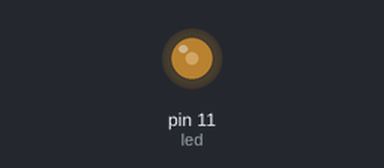
The sketch below on a simulated Arduino Uno, built with avr-gcc and run on an emulated ATmega328P. On the bench: output pins drawn as LEDs (lit = HIGH). What the sketch prints to the serial monitor is not drawn.

Above: at 0.1 s.
Timing chart, 0 to 1.6 s (numbered marks = the images above):
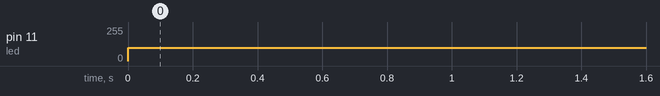

Measured:
- by itself, pin 11 (led): 0/255 → 100/255 at 0.00 s

The sketch:

CodigoArduino.ino
```cpp
int ler = 0;
int led = 11;


void setup() {
    pinMode(led,OUTPUT);
    Serial.begin(9600);

}

void loop() {
    Serial.write("roberto ");
   ler = Serial.read();

   if(ler = 1){

digitalWrite(led,HIGH);
analogWrite(led,100);


   }

    delay(1000);

}
```
